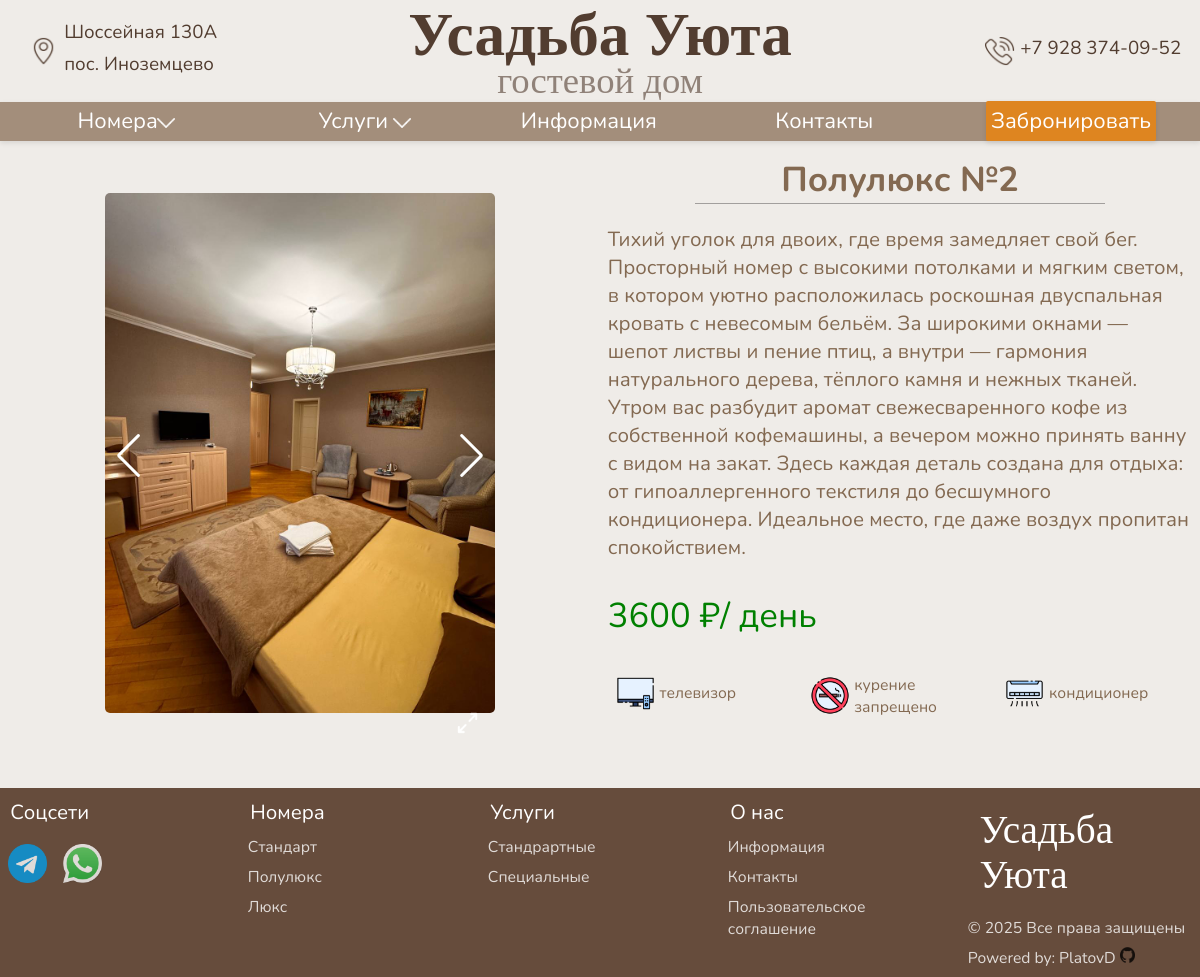
The app's page /rooms/half-luxe/2/, older data.
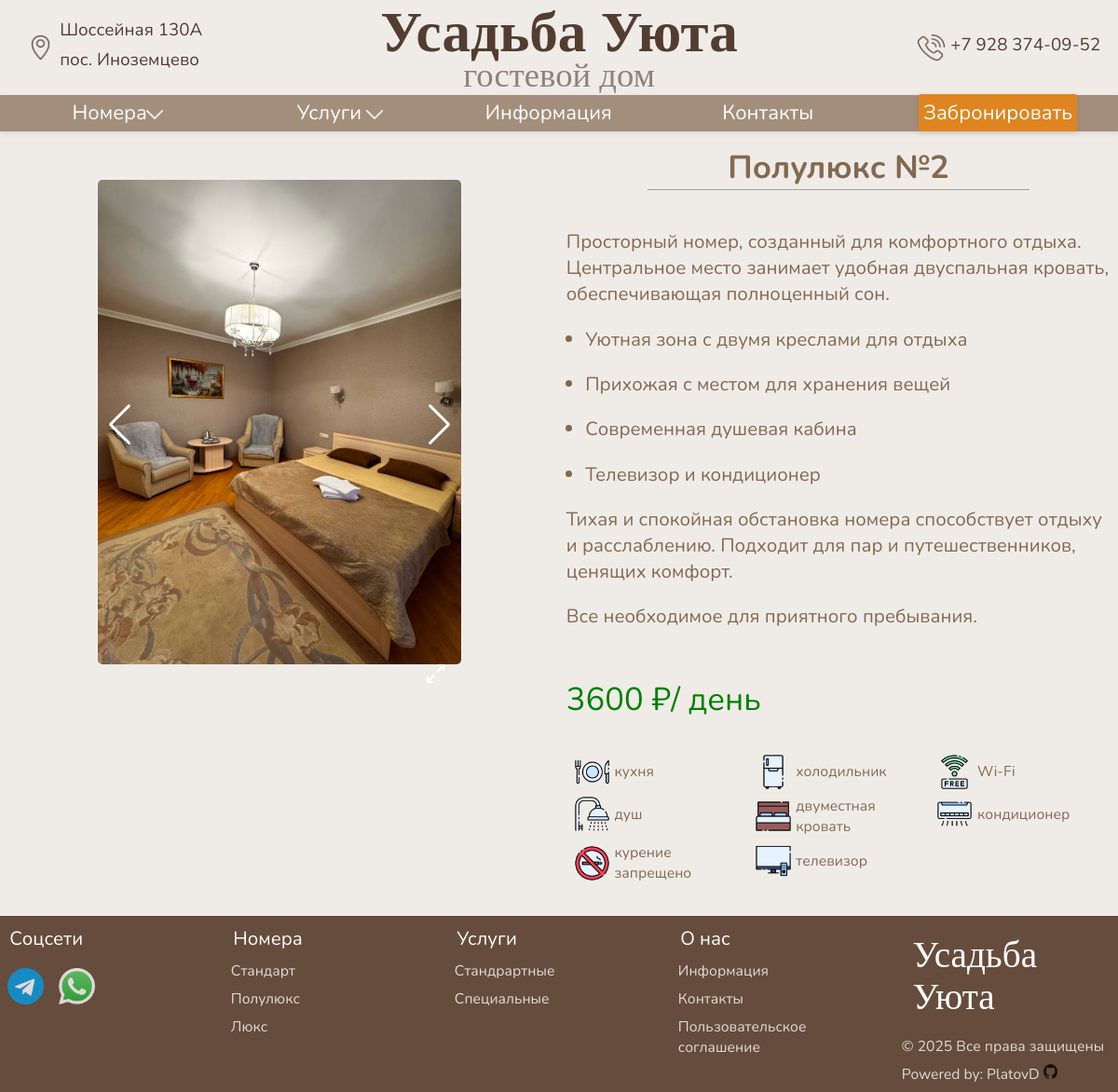
The same page, newer data.
### main/models.py (models this page shows, shortened)
class RoomImage(models.Model):
    room = models.ForeignKey(Room, on_delete=models.CASCADE, related_name="images")
    image = models.ImageField("Изображение", upload_to=room_img_path)
    class Meta:
        verbose_name = "Фото-хранилище номера"
        verbose_name_plural = "Фото-хранилище номера"

class Room(models.Model):
    id = models.IntegerField(primary_key=True, verbose_name="Номер комнаты")
    name = models.CharField(max_length=100, verbose_name="Заголовок")
    description = models.TextField(verbose_name="Описание")
    price = models.IntegerField(verbose_name="Цена")
    category = models.ForeignKey(RoomCategory, on_delete=models.DO_NOTHING, related_name="rooms",
                                 verbose_name="Категория")
    preview = models.ImageField("Превью", upload_to="room_previews/")
    objects = models.Manager()
    class Meta:
        verbose_name = "Номер"
        verbose_name_plural = "Номера"

class RoomConvenience(models.Model):
    name = models.CharField(max_length=30, verbose_name="Название удобства")
    image = models.ImageField("Иконка удобства", upload_to=room_convenience_img_path)
    rooms = models.ManyToManyField(Room, related_name="convenience")
    price = models.PositiveIntegerField(blank=True, default=0)
    class Meta:
        verbose_name = "Удобства"
        verbose_name_plural = verbose_name

### main/views.py (the view)
# urls.py: path('rooms/<room_type:room_type>/<int:number>/', RoomsDetailView.as_view(), name='rooms_detail'),
class RoomsDetailView(DetailView):
    template_name = 'main/rooms-detail.html'
    model = Room
    context_object_name = 'room'
    pk_url_kwarg = 'number'
    def get_queryset(self):
        queryset = super().get_queryset().prefetch_related('images', 'convenience')
        return queryset
    def get_object(self, queryset=None):
        return super().get_object(queryset)

### main/converters.py (called while the page is built)
    def to_python(self, value):
        return value

    def to_url(self, value):
        return value

    def to_url(self, value):
        return value

### main/templates/main/rooms-detail.html (shortened to what this page needs)
{% extends 'base.html' %}
{% load static %}
{% block style %}
<link rel="stylesheet" href="https://cdn.jsdelivr.net/npm/swiper@11/swiper-bundle.min.css" />
<link rel="stylesheet" href="{% static 'main/css/home.css' %}">
<link rel="stylesheet" href="{% static 'main/css/room-detail.css' %}">
{% endblock %}
{% block content %}
<div class="content-wrapper">
    <div class="roominfo-grid">
        <div class="swiper swiperRoomInfo">
            <div class="swiper-wrapper">
                {% for image in room.images.all %}
                <div class="swiper-slide">
                    <div class="swiper-zoom-container">
                        <a class="fslightbox-swiper" href="{{ image.image.url }}" data-fslightbox="room-gallery"
                            data-type="image">
                            <img src="{{ image.image.url }}" />
                        </a>
                    </div>
                </div>
                {% endfor %}
            </div>
            <div class="swiper-button-next"></div>
            <div class="swiper-button-prev"></div>
            <div class="swipper-fullscreen"><img src="{% static 'main/img/full-screen.png' %}" alt=""></div>
        </div>
        <div class="roominfo-maininfo">
            <h3>{{ room.name }}</h3>
            <div class="dull-line"></div>
            <p>{{ room.description|safe }}</p>
            <div class="roominfo-price">
                <span>{{ room.price }} ₽/ день</span>
            </div>
            <div class="roominfo-convenience-grid">
                {% for convenience in room.convenience.all %}
                <div class="roominfo-convenience-el">
                    <div class="flex-row">
                        <img src="{{ convenience.image.url }}" alt="">
                        <div>{{ convenience.name }}</div>
                    </div>
                </div>
                {% endfor %}
            </div>
        </div>
    </div>
</div>
{% endblock %}

### templates_base/base.html (shortened to what this page needs)
{% load static %}
<!DOCTYPE html>
<html lang="en">
<head>
    <link rel="stylesheet" href="{% static 'css/base.css' %}">
    <link rel="stylesheet" href="{% static 'css/animate.min.css' %}" />
    <link rel="stylesheet" href="{% static 'main/css/room-container.css' %}">
    {% block style %}{% endblock %}
</head>
<body>
    <div class="main-container">
        {% include 'base_components/header.html' %}
        {% block content %}{% endblock %}
        {% include 'base_components/footer.html' %}
    </div>
</body>
</html>

### templates_base/base_components/header.html (shortened to what this page needs)
{% load static %}
<header>
    <div class="head-container">
        <div id="prelogo">
            <div class="flex-row">
                <img src="{% static 'img/pin.png' %}" alt="">
                <div>
                    <p>Шоссейная 130А</p>
                    <p>пос. Иноземцево</p>
                </div>
            </div>
        </div>
        <div id="logo">
            <a href="{% url 'main:home' %}">
                <h1 class="">Усадьба Уюта</h1>
                <p>гостевой дом</p>
            </a>
        </div>
        <div id="header-phone-number">
            <div class="flex-row">
                <img src="{% static 'img/call.png' %}" alt="">
                <div>
                    <p>+7 928 374-09-52</p>
                </div>
            </div>
        </div>
    </div>
    <div class="nav">
        <div class="nav-item dropdown">
            <a href="#" onclick="event.preventDefault()">Номера</a>
            <img src="{% static 'img/down-arrow.png' %}" alt="">
        </div>
        <div class="nav-item dropdown">
            <a href="#" onclick="event.preventDefault()">Услуги</a>
            <img src="{% static 'img/down-arrow.png' %}" alt="">
        </div>
        <div class="nav-item">
            <a href="{% url 'main:info' %}">Информация</a>
        </div>
        <div class="nav-item">
            <a href="{% url 'main:contacts' %}">Контакты</a>
        </div>
        <div class="nav-item">
            <a class="btn-a book-header">Забронировать</a>
        </div>
    </div>
</header>

### templates_base/base_components/footer.html (shortened to what this page needs)
{% load static %}
<footer>
    <div class="footer-table">
        <div class="footer-table-item">
            <ul>
                <li id="social-footer" class="footer-category">Соцсети</li>
                <div class="footer-redirect-row">
                    <li><a target="_blank"
                            href="https://api.whatsapp.com/send/?phone=79283740952&text&type=phone_number&app_absent=0"><img
                                src="{% static 'main/img/telegram.png' %}" alt=""></li>
                    <li><a target="_blank"
                            href="https://api.whatsapp.com/send/?phone=79283740952&text&type=phone_number&app_absent=0"><img
                                src="{% static 'main/img/whatsapp.png' %}" alt=""></li>
                </div>
            </ul>
        </div>
        <div class="footer-table-item">
            <ul>
                <li class="footer-category">Номера</li>
                <li><a href="{% url 'main:rooms' 'standard' %}#rooms-standard">Стандарт</a></li>
                <li><a href="{% url 'main:rooms' 'standard' %}#rooms-half-luxe">Полулюкс</a></li>
                <li><a href="{% url 'main:rooms' 'standard' %}#rooms-luxe">Люкс</a></li>
            </ul>
        </div>
        <div class="footer-table-item">
            <ul>
                <li class="footer-category">Услуги</li>
                <li><a href="{% url 'main:services' 'indoors' %}#services-indoors">Стандрартные</a></li>
                <li><a href="{% url 'main:services' 'special' %}#services-special">Специальные</a></li>
            </ul>
        </div>
        <div class="footer-table-item">
            <ul>
                <li class="footer-category">О нас</li>
                <li><a href="{% url 'main:info' %}">Информация</a></li>
                <li><a href="{% url 'main:contacts' %}">Контакты</a></li>
                <li><a href="">Пользовательское соглашение</a></li>
            </ul>
        </div>
        <div class="footer-table-item">
            <ul>
                <li class="footer-category" id="logo-footer">Усадьба Уюта</li>
                <li>&copy;
                    <script>document.write(new Date().getFullYear())</script> Все права защищены
                </li>
                <li class="footer-author"><a target="_blank" href="https://github.com/PlatovD">Powered by: PlatovD <img
                            id="author-footer-img" src="{% static 'img/github.png' %}" alt=""></a></li>
            </ul>
        </div>
    </div>
</footer>

### templates_base/base_components/book-menu.html (shortened to what this page needs)
{% load static %}

### static/css/base.css (style rules this page uses)
:root { --main-color: #a38e7b; --text-second-color: #836951; --third-color: #523d30; --body-color: #efece8; --dropdowns-color: #ebdac3; }
* { padding: 0; margin: 0; font-size: 1em; }
body { background-color: var(--body-color); font-family: 'Nunito', sans-serif; color: #fff; }
a { text-decoration: none; cursor: pointer; color: #fff; -webkit-tap-highlight-color: transparent; outline: none; color: inherit; }
header { display: flex; flex-direction: column; justify-content: space-between; background-color: var(--main-color); width: 100%; left: 0; top: 0; z-index: 1; }
header .head-container { display: grid; grid-template-columns: 1fr 3fr 1fr; background-color: var(--body-color); }
#logo h1 { color: var(--third-color); }
.flex-row { display: flex; align-items: center; flex-direction: row; text-align: start; }
.flex-row img { width: 1.6em; margin-inline: 0.3em; }
header .nav { display: grid; grid-template-columns: repeat(5, 1fr); justify-content: space-between; align-items: center; text-align: center; font-size: 1.4em; top: 0; z-index: 5; box-shadow: 0 2px 5px rgba(0, 0, 0, 0.1); }
.nav { background-color: var(--main-color); }
.dropdown { position: relative; display: inline-block; flex-direction: row; justify-content: space-between; transition-duration: 200ms; transition-property: height; z-index: 5; }
.nav-item { cursor: pointer; padding: 0.2em 2em; }
.dropdown img { position: absolute; width: 1.2em; top: 20%; left: 65%; transition-duration: 400ms; }
.btn-a { background-color: rgb(222, 133, 32); border-radius: 2px; padding: 5px; box-shadow: 0 2px 5px rgba(0, 0, 0, 0.1); }
@media (max-width: 1200px) { body { font-size: 0.98em; } }

### main/static/main/css/home.css (style rules this page uses)
.content-wrapper { color: var(--main-color); }
.content-wrapper img { width: 100%; }
.content-wrapper { margin-top: 1em; }

### main/static/main/css/room-detail.css (style rules this page uses)
.swiper-slide { overflow: hidden; }

Row changes from the older to the newer data that the page shows:
removed RoomImage: image (picture)
added RoomImage: image (picture)
changed Room "Полулюкс №2": description "Тихий уголок для двоих, где время замедляет свой бег. Просторный номер с высокими потолками и мягким светом, в котором уютно расположилась роскошная двуспальная кровать с невесомым бельём. За широкими окнами — шепот листвы и пение птиц, а внутри — гармония натурального дерева, тёплого камня и нежных тканей. Утром вас разбудит аромат свежесваренного кофе из собственной кофемашины, а вечером можно принять ванну с видом на закат. Здесь каждая деталь создана для отдыха: от гипоаллергенного текстиля до бесшумного кондиционера. Идеальное место, где даже воздух пропитан спокойствием." → "Просторный номер, созданный для комфортного отдыха. Центральное место занимает удобная двуспальная кровать, обеспечивающая полноценный сон. Уютная зона с двумя креслами для отдыха Прихожая с местом для хранения вещей Современная душевая кабина Телевизор и кондиционер Тихая и спокойная обстановка номера способствует отдыху и расслаблению. Подходит для пар и путешественников, ценящих комфорт. Все необходимое для приятного пребывания."
added RoomConvenience: image (picture), name "кухня"
added RoomConvenience: image (picture), name "холодильник"
added RoomConvenience: image (picture), name "Wi-Fi"
added RoomConvenience: image (picture), name "душ"
now on this page (row unchanged): RoomConvenience: image (picture), name "двуместная кровать"
shown differently, row unchanged: RoomConvenience "кондиционер": moves up the list
shown differently, row unchanged: RoomConvenience "курение запрещено": moves down the list
